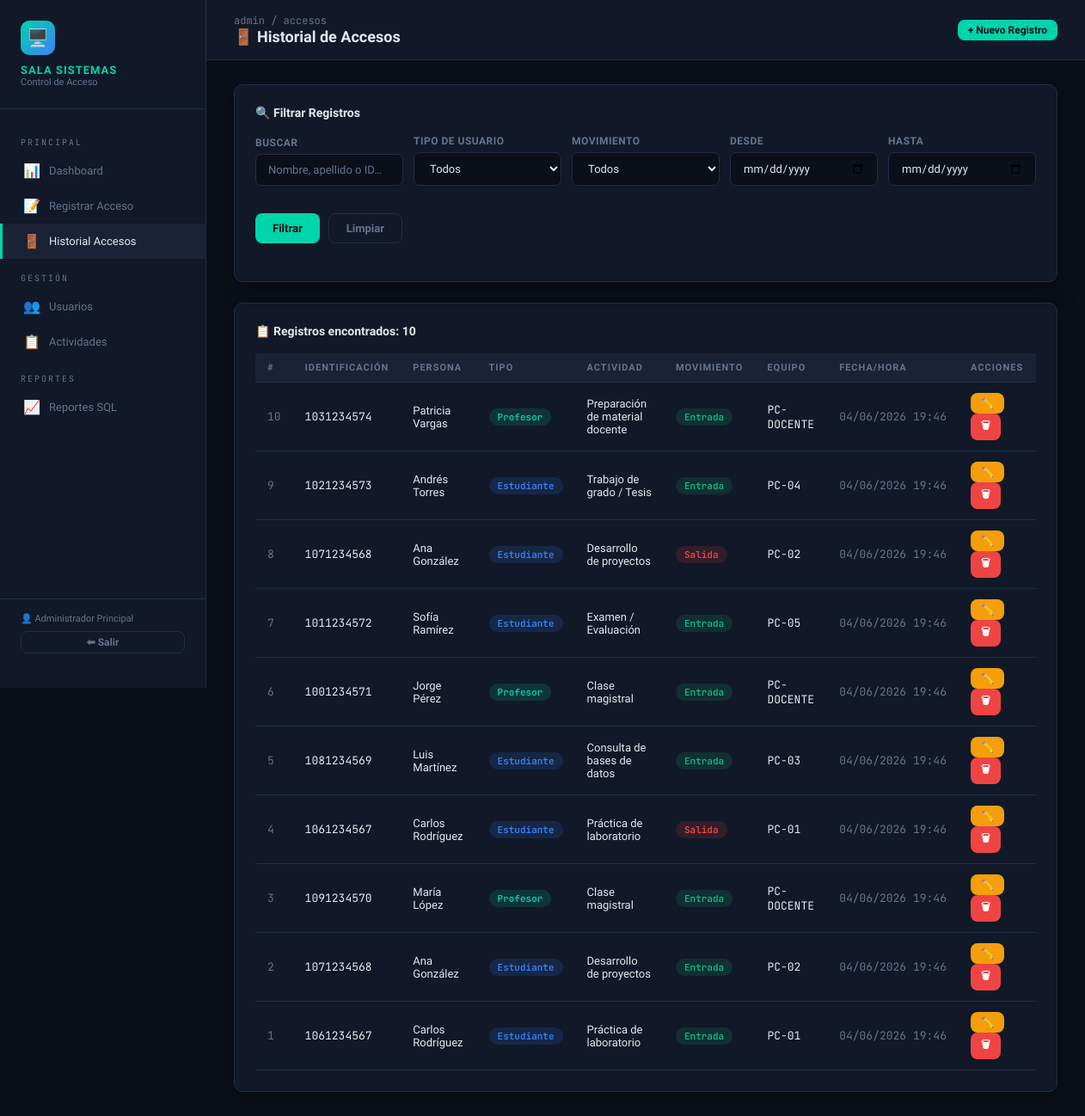
The app's page /admin/accesos.php (signed in) with its own data.
### tables this page shows
CREATE TABLE IF NOT EXISTS registros_acceso (
    id_registro         INT             AUTO_INCREMENT,
    id_usuario          INT             NOT NULL,                           
    id_actividad        INT             NOT NULL,                           
    tipo_movimiento     ENUM('entrada','salida') NOT NULL,                  
    fecha_hora          TIMESTAMP       NOT NULL DEFAULT CURRENT_TIMESTAMP,
    observaciones       TEXT            NULL,
    equipo_asignado     VARCHAR(50)     NULL,
    registrado_por      VARCHAR(100)    DEFAULT 'Sistema',
    CONSTRAINT pk_registros    PRIMARY KEY (id_registro),                  
    CONSTRAINT fk_usuario      FOREIGN KEY (id_usuario)
        REFERENCES usuarios(id_usuario) ON DELETE RESTRICT ON UPDATE CASCADE,
    CONSTRAINT fk_actividad    FOREIGN KEY (id_actividad)
        REFERENCES actividades_catalogo(id_actividad) ON DELETE RESTRICT ON UPDATE CASCADE
);

CREATE TABLE IF NOT EXISTS usuarios (
    id_usuario          INT             AUTO_INCREMENT,
    numero_identificacion VARCHAR(20)   NOT NULL,                           
    nombre              VARCHAR(100)    NOT NULL,                           
    apellido            VARCHAR(100)    NOT NULL,                           
    tipo_usuario        ENUM('estudiante','profesor') NOT NULL,             
    programa_facultad   VARCHAR(150)    DEFAULT 'No especificado',          
    email               VARCHAR(150)    NULL,
    telefono            VARCHAR(20)     NULL,
    estado              ENUM('activo','inactivo') NOT NULL DEFAULT 'activo',
    fecha_registro      TIMESTAMP       DEFAULT CURRENT_TIMESTAMP,
    CONSTRAINT pk_usuarios   PRIMARY KEY (id_usuario),                     
    CONSTRAINT uq_identificacion UNIQUE (numero_identificacion)             
);

CREATE TABLE IF NOT EXISTS actividades_catalogo (
    id_actividad        INT             AUTO_INCREMENT,
    nombre_actividad    VARCHAR(150)    NOT NULL,                           
    descripcion         TEXT            NULL,
    aplica_para         ENUM('estudiante','profesor','ambos') NOT NULL DEFAULT 'ambos',
    CONSTRAINT pk_actividades PRIMARY KEY (id_actividad)                   
);

### admin/accesos.php (the view, shortened to what this page needs)
<?php
$db = getDB();
$where = ['1=1'];
$params = [];
$whereStr = implode(' AND ', $where);
$stmt = $db->prepare("
    SELECT r.id_registro, u.nombre, u.apellido, u.tipo_usuario, u.numero_identificacion,
           a.nombre_actividad, r.tipo_movimiento, r.fecha_hora, r.observaciones, r.equipo_asignado,
           r.id_usuario, r.id_actividad
    FROM registros_acceso r
    JOIN usuarios u ON r.id_usuario = u.id_usuario
    JOIN actividades_catalogo a ON r.id_actividad = a.id_actividad
    WHERE $whereStr
    ORDER BY r.fecha_hora DESC, r.id_registro DESC
    LIMIT 200
");
$stmt->execute($params);
$registros = $stmt->fetchAll();
?>
<!DOCTYPE html>
<html lang="es">
<head>
  <link rel="stylesheet" href="../assets/css/style.css">
</head>
<body>
<div class="wrapper">
  <?php include '../includes/sidebar.php'; ?>
  <div class="main-content">
    <div class="topbar">
      <div>
        <div class="breadcrumb">admin / accesos</div>
        <h1>🚪 Historial de Accesos</h1>
      </div>
      <a href="registro.php" class="btn btn-primary btn-sm">+ Nuevo Registro</a>
    </div>
    <div class="page-body">
      <div class="card">
        <div class="card-title">🔍 Filtrar Registros</div>
        <form method="GET" action="">
          <div class="filter-bar">
            <div class="form-group">
              <label>Buscar</label>
              <input type="text" name="buscar" placeholder="Nombre, apellido o ID…" value="<?= htmlspecialchars($_GET['buscar'] ?? '') ?>">
            </div>
            <div class="form-group">
              <label>Tipo de usuario</label>
              <select name="tipo_usuario">
                <option value="">Todos</option>
              </select>
            </div>
            <div class="form-group">
              <label>Movimiento</label>
              <select name="tipo_movimiento">
                <option value="">Todos</option>
              </select>
            </div>
            <div class="form-group">
              <label>Desde</label>
              <input type="date" name="fecha_desde" value="<?= htmlspecialchars($_GET['fecha_desde'] ?? '') ?>">
            </div>
            <div class="form-group">
              <label>Hasta</label>
              <input type="date" name="fecha_hasta" value="<?= htmlspecialchars($_GET['fecha_hasta'] ?? '') ?>">
            </div>
            <div class="form-group" style="justify-content:flex-end;">
              <label>&nbsp;</label>
              <div class="flex gap-10">
                <button type="submit" class="btn btn-primary">Filtrar</button>
                <a href="accesos.php" class="btn btn-secondary">Limpiar</a>
              </div>
            </div>
          </div>
        </form>
      </div>
      <div class="card">
        <div class="card-title flex justify-between align-center">
          <span>📋 Registros encontrados: <?= count($registros) ?></span>
        </div>
        <div class="table-wrap">
          <table>
            <thead>
              <tr>
                <th>#</th>
                <th>Identificación</th>
                <th>Persona</th>
                <th>Tipo</th>
                <th>Actividad</th>
                <th>Movimiento</th>
                <th>Equipo</th>
                <th>Fecha/Hora</th>
                <th>Acciones</th>
              </tr>
            </thead>
            <tbody>
              <?php foreach ($registros as $r): ?>
              <tr>
                <td class="mono text-muted"><?= $r['id_registro'] ?></td>
                <td class="mono"><?= htmlspecialchars($r['numero_identificacion']) ?></td>
                <td><?= htmlspecialchars($r['nombre'] . ' ' . $r['apellido']) ?></td>
                <td><span class="badge badge-<?= $r['tipo_usuario'] ?>"><?= ucfirst($r['tipo_usuario']) ?></span></td>
                <td><?= htmlspecialchars($r['nombre_actividad']) ?></td>
                <td><span class="badge badge-<?= $r['tipo_movimiento'] ?>"><?= ucfirst($r['tipo_movimiento']) ?></span></td>
                <td class="mono"><?= htmlspecialchars($r['equipo_asignado'] ?? '—') ?></td>
                <td class="mono text-muted" style="white-space:nowrap;"><?= date('d/m/Y H:i', strtotime($r['fecha_hora'])) ?></td>
                <td>
                  <button class="btn btn-warning btn-sm"
                    onclick="openEdit(<?= htmlspecialchars(json_encode($r)) ?>)">✏️</button>
                  <a href="?delete=<?= $r['id_registro'] ?>&<?= http_build_query($_GET) ?>"
                     class="btn btn-danger btn-sm"
                     onclick="return confirm('¿Eliminar este registro?')">🗑</a>
                </td>
              </tr>
              <?php endforeach; ?>
            </tbody>
          </table>
        </div>
      </div>
    </div>
  </div>
</div>
</body>
</html>

### assets/css/style.css (style rules this page uses)
:root { --bg-dark: #0b0f1a; --bg-card: #111827; --bg-surface: #1a2235; --accent: #00d4aa; --accent2: #3b82f6; --danger: #ef4444; --warning: #f59e0b; --success: #10b981; --text-main: #e2e8f0; --text-muted: #64748b; --border: #1e2d45; --radius: 10px; --shadow: 0 4px 24px rgba(0,0,0,0.4); }
*, *::before, *::after { box-sizing: border-box; margin: 0; padding: 0; }
body { font-family: 'Sora', sans-serif; background: var(--bg-dark); color: var(--text-main); min-height: 100vh; font-size: 14px; }
.wrapper { display: flex; min-height: 100vh; }
.main-content { margin-left: 240px; flex: 1; display: flex; flex-direction: column; }
.topbar { background: var(--bg-card); border-bottom: 1px solid var(--border); padding: 16px 32px; display: flex; align-items: center; justify-content: space-between; }
.topbar h1 { font-size: 18px; font-weight: 700; }
.topbar .breadcrumb { font-size: 12px; color: var(--text-muted); font-family: 'JetBrains Mono', monospace; }
.page-body { padding: 28px 32px; flex: 1; }
.card { background: var(--bg-card); border: 1px solid var(--border); border-radius: var(--radius); padding: 24px; box-shadow: var(--shadow); margin-bottom: 24px; }
.card-title { font-size: 14px; font-weight: 700; margin-bottom: 18px; display: flex; align-items: center; gap: 8px; color: var(--text-main); }
.table-wrap { overflow-x: auto; }
table { width: 100%; border-collapse: collapse; font-size: 13px; }
thead th { background: var(--bg-surface); color: var(--text-muted); font-size: 11px; text-transform: uppercase; letter-spacing: 1px; padding: 10px 14px; text-align: left; font-weight: 600; border-bottom: 1px solid var(--border); }
tbody tr { border-bottom: 1px solid var(--border); transition: background .15s; }
tbody td { padding: 12px 14px; }
.badge { display: inline-block; padding: 3px 10px; border-radius: 20px; font-size: 11px; font-weight: 600; font-family: 'JetBrains Mono', monospace; }
.badge-entrada { background: rgba(16,185,129,.15); color: var(--success); }
.badge-salida { background: rgba(239,68,68,.15); color: var(--danger); }
.badge-estudiante { background: rgba(59,130,246,.15); color: var(--accent2); }
.badge-profesor { background: rgba(0,212,170,.15); color: var(--accent); }
.form-group { display: flex; flex-direction: column; gap: 6px; }
.form-group label { font-size: 12px; font-weight: 600; color: var(--text-muted); text-transform: uppercase; letter-spacing: .5px; }
input, select, textarea { background: var(--bg-dark); border: 1px solid var(--border); border-radius: 7px; padding: 10px 14px; color: var(--text-main); font-family: 'Sora', sans-serif; font-size: 13px; transition: border-color .2s, box-shadow .2s; width: 100%; }
input::placeholder, textarea::placeholder { color: var(--text-muted); }
select option { background: var(--bg-card); }
.btn { display: inline-flex; align-items: center; gap: 7px; padding: 9px 20px; border-radius: 8px; font-size: 13px; font-weight: 600; border: none; cursor: pointer; text-decoration: none; transition: all .2s; font-family: 'Sora', sans-serif; }
.btn-primary { background: var(--accent); color: #0b0f1a; }
.btn-danger { background: var(--danger); color: #fff; }
.btn-secondary { background: transparent; color: var(--text-muted); border: 1px solid var(--border); }
.btn-sm { padding: 5px 12px; font-size: 12px; }
.btn-warning { background: var(--warning); color: #0b0f1a; }
.filter-bar { display: flex; gap: 12px; align-items: flex-end; flex-wrap: wrap; margin-bottom: 20px; }
.filter-bar .form-group { min-width: 160px; flex: 1; margin: 0; }
.text-muted { color: var(--text-muted); }
.mono { font-family: 'JetBrains Mono', monospace; }
.flex { display: flex; }
.gap-10 { gap: 10px; }
.justify-between { justify-content: space-between; }
.align-center { align-items: center; }

### records on screen
registros_acceso: id_registro "10", id_usuario.numero_identificacion "1031234574", id_usuario.apellido "Patricia Vargas", id_usuario.tipo_usuario "Profesor", id_actividad.nombre_actividad "Preparación de material docente", tipo_movimiento "Entrada", equipo_asignado "PC-DOCENTE", fecha_hora "04/06/2026 19:46"
registros_acceso: id_registro "9", id_usuario.numero_identificacion "1021234573", id_usuario.apellido "Andrés Torres", id_usuario.tipo_usuario "Estudiante", id_actividad.nombre_actividad "Trabajo de grado / Tesis", tipo_movimiento "Entrada", equipo_asignado "PC-04", fecha_hora "04/06/2026 19:46"
registros_acceso: id_registro "8", id_usuario.numero_identificacion "1071234568", id_usuario.apellido "Ana González", id_usuario.tipo_usuario "Estudiante", id_actividad.nombre_actividad "Desarrollo de proyectos", tipo_movimiento "Salida", equipo_asignado "PC-02", fecha_hora "04/06/2026 19:46"
registros_acceso: id_registro "7", id_usuario.numero_identificacion "1011234572", id_usuario.apellido "Sofía Ramírez", id_usuario.tipo_usuario "Estudiante", id_actividad.nombre_actividad "Examen / Evaluación", tipo_movimiento "Entrada", equipo_asignado "PC-05", fecha_hora "04/06/2026 19:46"
registros_acceso: id_registro "6", id_usuario.numero_identificacion "1001234571", id_usuario.apellido "Jorge Pérez", id_usuario.tipo_usuario "Profesor", id_actividad.nombre_actividad "Clase magistral", tipo_movimiento "Entrada", equipo_asignado "PC-DOCENTE", fecha_hora "04/06/2026 19:46"
registros_acceso: id_registro "5", id_usuario.numero_identificacion "1081234569", id_usuario.apellido "Luis Martínez", id_usuario.tipo_usuario "Estudiante", id_actividad.nombre_actividad "Consulta de bases de datos", tipo_movimiento "Entrada", equipo_asignado "PC-03", fecha_hora "04/06/2026 19:46"
registros_acceso: id_registro "4", id_usuario.numero_identificacion "1061234567", id_usuario.apellido "Carlos Rodríguez", id_usuario.tipo_usuario "Estudiante", id_actividad.nombre_actividad "Práctica de laboratorio", tipo_movimiento "Salida", equipo_asignado "PC-01", fecha_hora "04/06/2026 19:46"
registros_acceso: id_registro "3", id_usuario.numero_identificacion "1091234570", id_usuario.apellido "María López", id_usuario.tipo_usuario "Profesor", id_actividad.nombre_actividad "Clase magistral", tipo_movimiento "Entrada", equipo_asignado "PC-DOCENTE", fecha_hora "04/06/2026 19:46"
registros_acceso: id_registro "2", id_usuario.numero_identificacion "1071234568", id_usuario.apellido "Ana González", id_usuario.tipo_usuario "Estudiante", id_actividad.nombre_actividad "Desarrollo de proyectos", tipo_movimiento "Entrada", equipo_asignado "PC-02", fecha_hora "04/06/2026 19:46"
registros_acceso: id_registro "1", id_usuario.numero_identificacion "1061234567", id_usuario.apellido "Carlos Rodríguez", id_usuario.tipo_usuario "Estudiante", id_actividad.nombre_actividad "Práctica de laboratorio", tipo_movimiento "Entrada", equipo_asignado "PC-01", fecha_hora "04/06/2026 19:46"

### other values on screen
$_SESSION['admin_name'] "Administrador Principal"
count($registros) "10"
